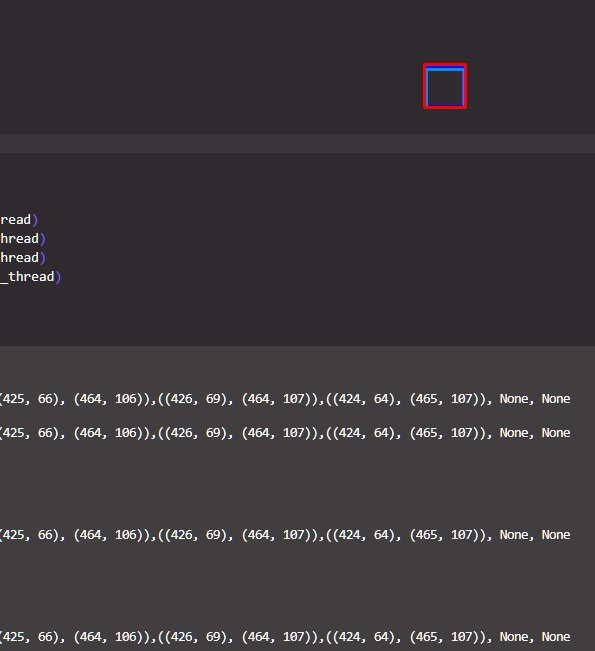
#> input picture testing/images/today-_-164.jpeg, 595 x 651 px, given in place of the camera
$ python 'colour tracking real time.py'
#> lines starting #> are read from the running program, lines starting #| are printed output that depends on the picture; after the words box and inside, x2 and y2 are one past the last pixel; in counts of white or black regions, pixels touching at a corner belong together
import cv2
import numpy as np

cv2.namedWindow('image')
cv2.resizeWindow('image',600,350)

def nothing(x):
    pass

cv2.createTrackbar('Hue-Upper','image',0,255,nothing)
cv2.createTrackbar('Sat-Upper','image',0,255,nothing)
cv2.createTrackbar('Val-Upper','image',0,255,nothing)

cv2.createTrackbar('Hue-Lower','image',0,255,nothing)
cv2.createTrackbar('Sat-Lower','image',0,255,nothing)
cv2.createTrackbar('Val-Lower','image',0,255,nothing)

cam= cv2.VideoCapture(0)
kernelOpen=np.ones((5,5))
kernelClose=np.ones((20,20))
text="Colour"

while True:
    r_upper = cv2.getTrackbarPos('Hue-Upper','image')
    g_upper = cv2.getTrackbarPos('Sat-Upper','image')
    b_upper = cv2.getTrackbarPos('Val-Upper','image')

    r_lower = cv2.getTrackbarPos('Hue-Lower','image')
    g_lower = cv2.getTrackbarPos('Sat-Lower','image')
    b_lower = cv2.getTrackbarPos('Val-Lower','image')

    lowerBound=np.array([r_lower,g_lower,b_lower])
    upperBound=np.array([r_upper,g_upper,b_upper])

    ret,img=cam.read()
#> img is the input picture: shape (651, 595, 3); mean B, G, R 57.8, 55.1, 58.9

    img=cv2.resize(img,(640,520))
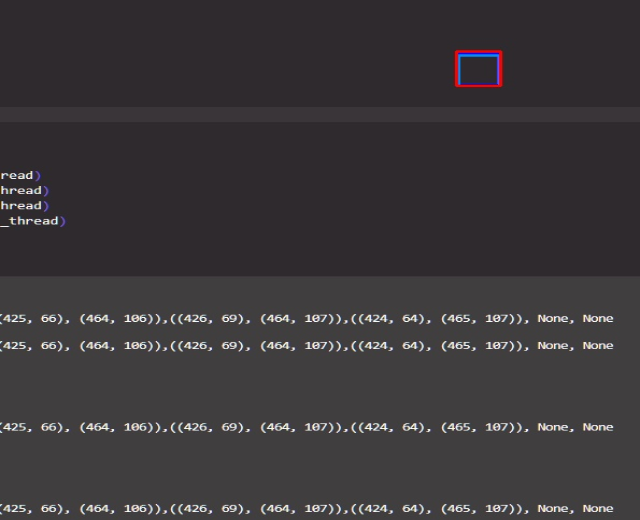
#> img: shape (520, 640, 3); mean B, G, R 57.8, 55, 58.9
    imgRGB=cv2.cvtColor(img,cv2.COLOR_BGR2RGB)
    imgHSV= cv2.cvtColor(imgRGB,cv2.COLOR_RGB2HSV)
#> imgHSV: shape (520, 640, 3); mean H, S, V 145.9, 21.1, 59.6

    mask=cv2.inRange(imgHSV,lowerBound,upperBound)
#> mask: shape (520, 640); every value is 0
    maskOpen=cv2.morphologyEx(mask,cv2.MORPH_OPEN,kernelOpen)
    maskClose=cv2.morphologyEx(maskOpen,cv2.MORPH_CLOSE,kernelClose)
    maskFinal=maskClose
    mask = cv2.bitwise_not(mask)
#> mask: shape (520, 640); every value is 255
    conts,h=cv2.findContours(mask.copy(),cv2.RETR_EXTERNAL,cv2.CHAIN_APPROX_NONE)
#> conts = 1 contour; box (x1, y1, x2, y2) and area: (0, 0, 640, 520) 331641; h = [[-1, -1, -1, -1]]
    cv2.drawContours(img,conts,-1,(255,0,0),3)
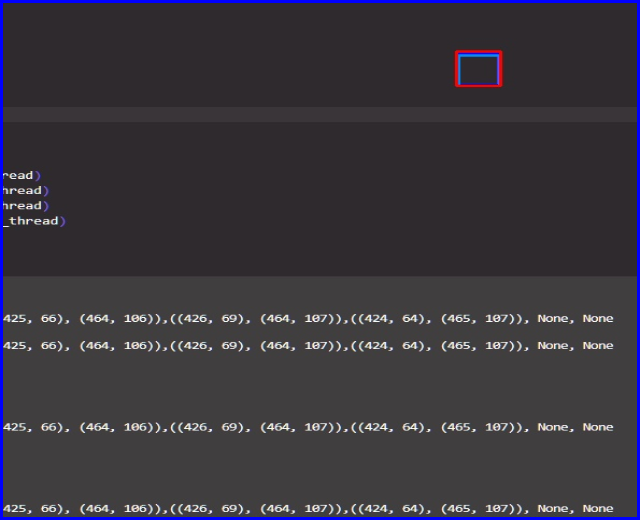
#> img: shape (520, 640, 3); 2.08% of pixels changed, all inside (x1, y1, x2, y2) = (0, 0, 640, 520)
    for i in range(len(conts)):
        x,y,w,h=cv2.boundingRect(conts[i])
        cv2.rectangle(img,(x,y),(x+w,y+h),(0,0,255), 2)
        cv2.putText(img, text,(x,y), cv2.FONT_HERSHEY_SIMPLEX, 0.5, (255, 255, 255), lineType=cv2.LINE_AA)
#> this loop made 1 pass
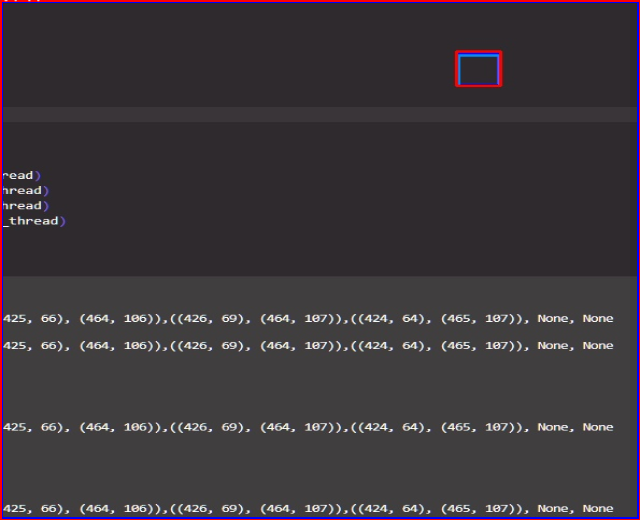
#> img: shape (520, 640, 3); 1.04% of pixels changed, all inside (x1, y1, x2, y2) = (0, 0, 640, 520)
    cv2.imshow("mask",mask)
    cv2.imshow("cam",img)
    cv2.waitKey(10)
